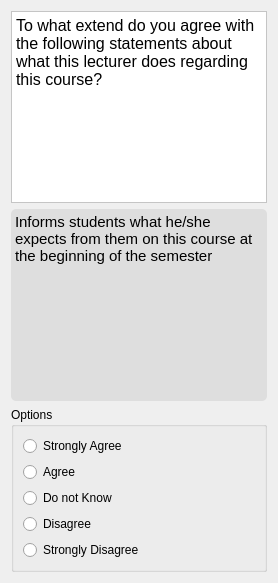
               <widget class="QWidget" name="page_41">
                <layout class="QVBoxLayout" name="verticalLayout_115">
                 <item>
                  <widget class="QTextBrowser" name="textBrowser_89">
                   <property name="styleSheet">
                    <string notr="true">background-color: rgb(255, 255, 255);</string>
                   </property>
                   <property name="html">
                    <string>&lt;!DOCTYPE HTML PUBLIC &quot;-//W3C//DTD HTML 4.0//EN&quot; &quot;http://www.w3.org/TR/REC-html40/strict.dtd&quot;&gt;
&lt;html&gt;&lt;head&gt;&lt;meta name=&quot;qrichtext&quot; content=&quot;1&quot; /&gt;&lt;style type=&quot;text/css&quot;&gt;
p, li { white-space: pre-wrap; }
&lt;/style&gt;&lt;/head&gt;&lt;body style=&quot; font-family:'Comic Sans MS'; font-size:10pt; font-weight:400; font-style:normal;&quot;&gt;
&lt;p style=&quot; margin-top:0px; margin-bottom:0px; margin-left:0px; margin-right:0px; -qt-block-indent:0; text-indent:0px;&quot;&gt;&lt;span style=&quot; font-family:'consolas'; font-size:12pt;&quot;&gt;To what extend do you agree with the following statements about what this lecturer does regarding this course?&lt;/span&gt;&lt;/p&gt;&lt;/body&gt;&lt;/html&gt;</string>
                   </property>
                  </widget>
                 </item>
                 <item>
                  <widget class="QTextBrowser" name="textBrowser_90">
                   <property name="styleSheet">
                    <string notr="true">background-color: rgb(222, 222, 222);
border-radius: 5px;</string>
                   </property>
                   <property name="html">
                    <string>&lt;!DOCTYPE HTML PUBLIC &quot;-//W3C//DTD HTML 4.0//EN&quot; &quot;http://www.w3.org/TR/REC-html40/strict.dtd&quot;&gt;
&lt;html&gt;&lt;head&gt;&lt;meta name=&quot;qrichtext&quot; content=&quot;1&quot; /&gt;&lt;style type=&quot;text/css&quot;&gt;
p, li { white-space: pre-wrap; }
&lt;/style&gt;&lt;/head&gt;&lt;body style=&quot; font-family:'Comic Sans MS'; font-size:10pt; font-weight:400; font-style:normal;&quot;&gt;
&lt;p style=&quot; margin-top:0px; margin-bottom:0px; margin-left:0px; margin-right:0px; -qt-block-indent:0; text-indent:0px;&quot;&gt;&lt;span style=&quot; font-family:'consolas'; font-size:11pt;&quot;&gt;Informs students what he/she expects from them on this course at the beginning of the semester&lt;/span&gt;&lt;/p&gt;&lt;/body&gt;&lt;/html&gt;</string>
                   </property>
                  </widget>
                 </item>
                 <item>
                  <widget class="QGroupBox" name="groupBox_29">
                   <property name="styleSheet">
                    <string notr="true">QRadionButton:{
	font: 10pt &quot;Comic Sans MS&quot;;
}</string>
                   </property>
                   <property name="title">
                    <string>Options</string>
                   </property>
                   <property name="flat">
                    <bool>false</bool>
                   </property>
                   <layout class="QVBoxLayout" name="verticalLayout_116">
                    <item>
                     <layout class="QVBoxLayout" name="verticalLayout_117">
                      <item>
                       <widget class="QRadioButton" name="radioButton_3_6">
                        <property name="styleSheet">
                         <string notr="true"/>
                        </property>
                        <property name="text">
                         <string>Strongly Agree</string>
                        </property>
                       </widget>
                      </item>
                      <item>
                       <widget class="QRadioButton" name="radioButton_3_7">
                        <property name="text">
                         <string>Agree</string>
                        </property>
                       </widget>
                      </item>
                      <item>
                       <widget class="QRadioButton" name="radioButton_3_8">
                        <property name="text">
                         <string>Do not Know</string>
                        </property>
                       </widget>
                      </item>
                      <item>
                       <widget class="QRadioButton" name="radioButton_3_9">
                        <property name="text">
                         <string>Disagree</string>
                        </property>
                       </widget>
                      </item>
                      <item>
                       <widget class="QRadioButton" name="radioButton_3_10">
                        <property name="text">
                         <string>Strongly Disagree</string>
                        </property>
                       </widget>
                      </item>
                     </layout>
                    </item>
                   </layout>
                  </widget>
                 </item>
                </layout>
               </widget>
